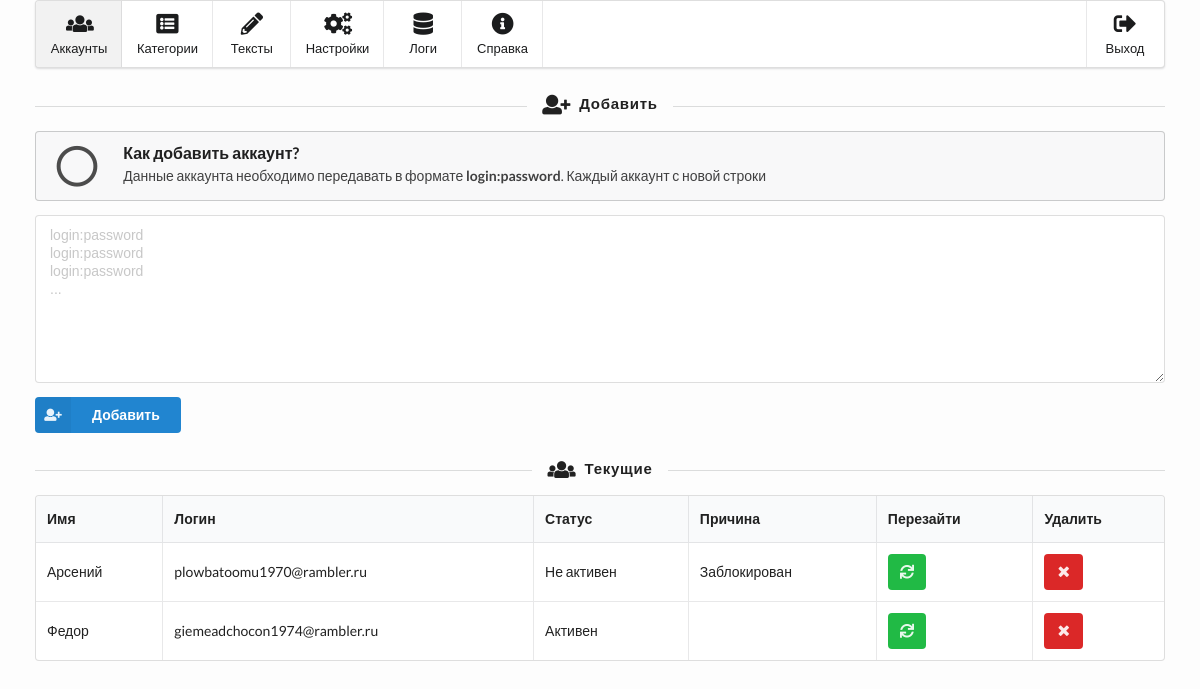
Before: / (signed in) with the older database file.
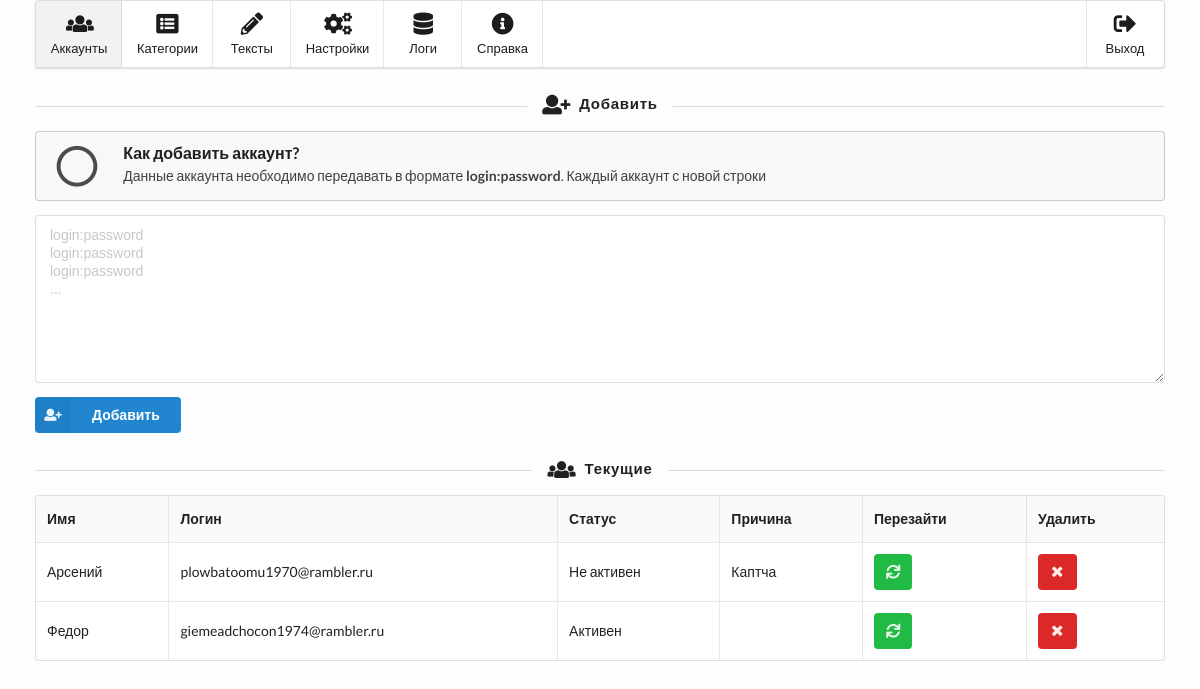
After: the same page with the newer database file.
### tables this page shows
CREATE TABLE accounts (id INTEGER PRIMARY KEY AUTOINCREMENT, name VARCHAR (255), login VARCHAR (255) UNIQUE, password VARCHAR (255), sessid VARCHAR (255), auth BOOLEAN (1), captcha BOOLEAN (1), block BOOLEAN (1), nologpas BOOLEAN (1), ip BOOLEAN (1), reset BOOLEAN (1));

### public/router.php (called while the page is built, shortened)
<?php
$pages = [
	'login' => 'Avito: Авторизация',
	'exit' => 'Avito: Выход',
	'404' => 'Avito: Страница не найдена',
	'accounts' => 'Avito: Аккаунты',
	'categories' => 'Avito: Категории',
	'texts' => 'Avito: Тексты',
	'settings' => 'Avito: Настройки',
	'logging' => 'Avito: Логи',
	'info' => 'Avito: Справка',
];
if (isset($_GET['page'])) {
	$get=$_GET['page'];
	if (array_key_exists($get, $pages) and file_exists(PAGES.'/back/'.$get.'.php') and file_exists(PAGES.'/front/'.$get.'.php')) {
		$page = $get;
	} else {
		$page = '404';
	}
} else {
	$page = 'accounts';
}

### classes/DB.class.php (called while the page is built)
<?php
class DB
{
	static private $connect = null;
	static public function connect()
	{
		if (null === self::$connect) {
			self::$connect = new PDO('sqlite:'.DATABASES.'/database.db') ;
		}
		return self::$connect;
	}
}

### public/pages/back/accounts.php (called while the page is built, shortened)
<?php
$sql = "SELECT id, name, login, auth, captcha, block, nologpas, ip, reset FROM accounts";
$accounts = DB::connect()->query($sql)->fetchAll(PDO::FETCH_OBJ);

### classes/Account.class.php (called while the page is built, shortened)
<?php
class Account
{
	public static function getNonAuthCause($account)
	{
		if ($account->auth) {
			return '';
		} else {
			if ($account->ip) {
				return 'Блок по IP';
			} elseif ($account->reset) {
				return 'Сброшен пароль';
			} elseif ($account->captcha) {
				return 'Каптча';
			} elseif ($account->nologpas) {
				return 'Логин или пароль';
			} elseif ($account->block) {
				return 'Заблокирован';
			} else {
				return 'Неизвестно';
			}
		}
	}
}

### public/pages/front/accounts.php (the view, shortened to what this page needs)
<h4 class="ui horizontal divider header"><i class="add user icon"></i>Добавить</h4>
<div class="ui icon message">
	<i class="help circle outline icon"></i>
	<div class="content">
		<div class="header">
			Как добавить аккаунт?
		</div>
		<p>Данные аккаунта необходимо передавать в формате <b>login:password</b>. Каждый аккаунт с новой строки</p>
	</div>
</div>
<form class="ui form success" action="" method="post">
	<div class="field">
		<textarea name="accounts" placeholder="login:password&#13;&#10;login:password&#13;&#10;login:password&#13;&#10;..."></textarea>
	</div>
	<button type="submit" class="ui primary submit labeled icon button">
		<i class="add user icon"></i>
		Добавить
	</button>
</form>
<?php if ($accounts): ?>
<h4 class="ui horizontal divider header"><i class="users icon"></i>Текущие</h4>
<table class="ui single line celled table">
	<thead>
		<tr>
			<th>Имя</th>
			<th>Логин</th>
			<th>Статус</th>
			<th>Причина</th>
			<th>Перезайти</th>
			<th>Удалить</th>
		</tr>
	</thead>
	<tbody>
		<?php foreach ($accounts as $account): ?>
		<tr>
			<td><?php echo $account->name; ?></td>
			<td><?php echo $account->login; ?></td>
			<td><?php echo $account->auth ? 'Активен' : 'Не активен'; ?></td>
			<td><?php echo Account::getNonAuthCause($account); ?></td>
			<td>
				<form action="" method="post">
					<button type="submit" class="ui positive icon button">
						<i class="refresh icon"></i>
					</button>
				</form>
			</td>
			<td>
				<form action="" method="post">
					<button type="submit" class="ui negative icon button">
						<i class="remove icon"></i>
					</button>
				</form>
			</td>
		</tr>
		<?php endforeach; ?>
	</tbody>
</table>
<?php endif; ?>

### public/index.php (shortened to what this page needs)
<?php
require_once PUBL . '/router.php';
require_once PAGES . '/back/' . $page . '.php';
?>
<!doctype html>
<html lang="ru">
	<head>
		<link rel="stylesheet" href="https://cdnjs.cloudflare.com/ajax/libs/semantic-ui/2.2.9/semantic.min.css">
		<link rel="stylesheet" href="style.css">
	</head>
	<body>
		<?php if (isset($_SESSION['user'])): ?>
		<div class="ui labeled icon small menu">
			<a class="<?php if ($page == 'accounts') echo 'active '; ?>item" href="<?php echo DOMAIN; ?>/?page=accounts">
				<i class="users icon"></i>
				<span class="menu-text">Аккаунты</span>
			</a>
			<a class="<?php if ($page == 'categories') echo 'active '; ?>item" href="<?php echo DOMAIN; ?>/?page=categories">
				<i class="browser icon"></i>
				<span class="menu-text">Категории</span>
			</a>
			<a class="<?php if ($page == 'texts') echo 'active '; ?>item" href="<?php echo DOMAIN; ?>/?page=texts">
				<i class="write icon"></i>
				<span class="menu-text">Тексты</span>
			</a>
			<a class="<?php if ($page == 'settings') echo 'active '; ?>item" href="<?php echo DOMAIN; ?>/?page=settings">
				<i class="settings icon"></i>
				<span class="menu-text">Настройки</span>
			</a>
			<a class="<?php if ($page == 'logging') echo 'active '; ?>item" href="<?php echo DOMAIN; ?>/?page=logging">
				<i class="database icon"></i>
				<span class="menu-text">Логи</span>
			</a>
			<a class="<?php if ($page == 'info') echo 'active '; ?>item" href="<?php echo DOMAIN; ?>/?page=info">
				<i class="info circle icon"></i>
				<span class="menu-text">Справка</span>
			</a>
			<div class="right menu">
				<a class="item" href="<?php echo DOMAIN; ?>/?page=exit"><i class="sign out icon"></i><span class="menu-text">Выход</span></a>
			</div>
		</div>
		<?php endif; ?>
		<?php require_once PAGES . '/front/' . $page . '.php'; ?>
		<div class="bottom"></div>
	</body>
</html>

### public/style.css (style rules this page uses)
html, body { background-color: #fdfdfd; }
body { padding: 0 35px 0 35px; }
.bottom { height: 20px; }

Changed rows visible on the page:
changed accounts "Арсений": Account::getNonAuthCause($account) "Заблокирован" → "Каптча"
